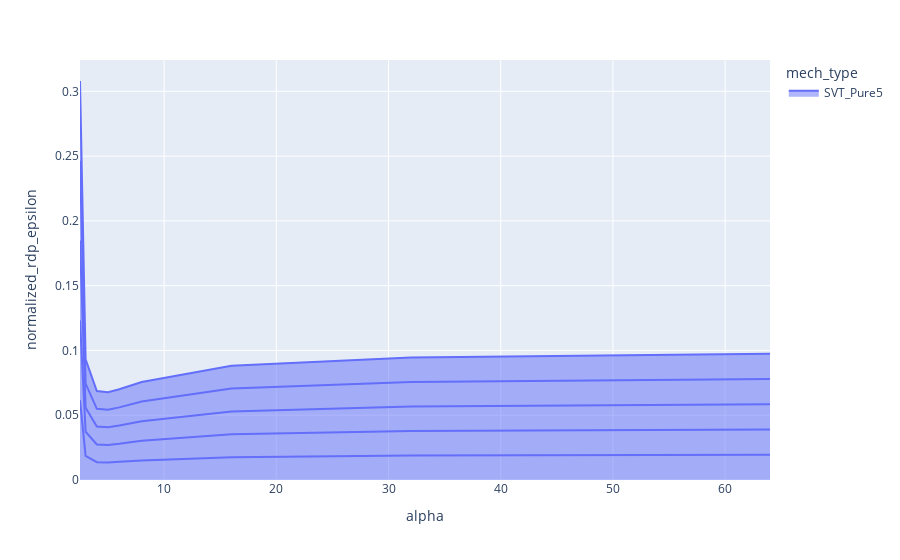

This figure's notebook cell:
### Code cell
curves = {}
for i in range(5):
    # curves[f"Gaussian5-{i}"] =  GaussianCurve(sigma=5)
    curves[f"SVT_Pure5-{i}"] = PureDPtoRDP(1/10+1/10)
df = df_normalized_curves(curves)
px.area(df, x="alpha", y="normalized_rdp_epsilon", color="mech_type", line_group="mech_name")

### Figure 1 — Plotly figure (JSON) as saved in the notebook; plotly's stock layout.template omitted (floating-point values rounded to 4 significant figures)
{"data": [{"fillpattern": {"shape": ""}, "hovertemplate": "mech_type=SVT_Pure5<br>mech_name=SVT_Pure5-0<br>alpha=%{x}<br>normalized_rdp_epsilon=%{y}<extra></extra>", "legendgroup": "SVT_Pure5", "line": {"color": "#636efa"}, "marker": {"symbol": "circle"}, "mode": "lines", "name": "SVT_Pure5", "orientation": "v", "showlegend": true, "stackgroup": "1", "type": "scatter", "x": [2.5, 3, 4, 5, 6, 8, 16, 32, 64], "xaxis": "x", "y": [0.0616, 0.01861, 0.01373, 0.01355, 0.01401, 0.01514, 0.01765, 0.01891, 0.01948], "yaxis": "y"}, {"fillpattern": {"shape": ""}, "hovertemplate": "mech_type=SVT_Pure5<br>mech_name=SVT_Pure5-1<br>alpha=%{x}<br>normalized_rdp_epsilon=%{y}<extra></extra>", "legendgroup": "SVT_Pure5", "line": {"color": "#636efa"}, "marker": {"symbol": "circle"}, "mode": "lines", "name": "SVT_Pure5", "orientation": "v", "showlegend": false, "stackgroup": "1", "type": "scatter", "x": [2.5, 3, 4, 5, 6, 8, 16, 32, 64], "xaxis": "x", "y": [0.0616, 0.01861, 0.01373, 0.01355, 0.01401, 0.01514, 0.01765, 0.01891, 0.01948], "yaxis": "y"}, {"fillpattern": {"shape": ""}, "hovertemplate": "mech_type=SVT_Pure5<br>mech_name=SVT_Pure5-2<br>alpha=%{x}<br>normalized_rdp_epsilon=%{y}<extra></extra>", "legendgroup": "SVT_Pure5", "line": {"color": "#636efa"}, "marker": {"symbol": "circle"}, "mode": "lines", "name": "SVT_Pure5", "orientation": "v", "showlegend": false, "stackgroup": "1", "type": "scatter", "x": [2.5, 3, 4, 5, 6, 8, 16, 32, 64], "xaxis": "x", "y": [0.0616, 0.01861, 0.01373, 0.01355, 0.01401, 0.01514, 0.01765, 0.01891, 0.01948], "yaxis": "y"}, {"fillpattern": {"shape": ""}, "hovertemplate": "mech_type=SVT_Pure5<br>mech_name=SVT_Pure5-3<br>alpha=%{x}<br>normalized_rdp_epsilon=%{y}<extra></extra>", "legendgroup": "SVT_Pure5", "line": {"color": "#636efa"}, "marker": {"symbol": "circle"}, "mode": "lines", "name": "SVT_Pure5", "orientation": "v", "showlegend": false, "stackgroup": "1", "type": "scatter", "x": [2.5, 3, 4, 5, 6, 8, 16, 32, 64], "xaxis": "x", "y": [0.0616, 0.01861, 0.01373, 0.01355, 0.01401, 0.01514, 0.01765, 0.01891, 0.01948], "yaxis": "y"}, {"fillpattern": {"shape": ""}, "hovertemplate": "mech_type=SVT_Pure5<br>mech_name=SVT_Pure5-4<br>alpha=%{x}<br>normalized_rdp_epsilon=%{y}<extra></extra>", "legendgroup": "SVT_Pure5", "line": {"color": "#636efa"}, "marker": {"symbol": "circle"}, "mode": "lines", "name": "SVT_Pure5", "orientation": "v", "showlegend": false, "stackgroup": "1", "type": "scatter", "x": [2.5, 3, 4, 5, 6, 8, 16, 32, 64], "xaxis": "x", "y": [0.0616, 0.01861, 0.01373, 0.01355, 0.01401, 0.01514, 0.01765, 0.01891, 0.01948], "yaxis": "y"}], "layout": {"legend": {"title": {"text": "mech_type"}, "tracegroupgap": 0}, "margin": {"t": 60}, "xaxis": {"anchor": "y", "domain": [0, 1], "title": {"text": "alpha"}}, "yaxis": {"anchor": "x", "domain": [0, 1], "title": {"text": "normalized_rdp_epsilon"}}}}
